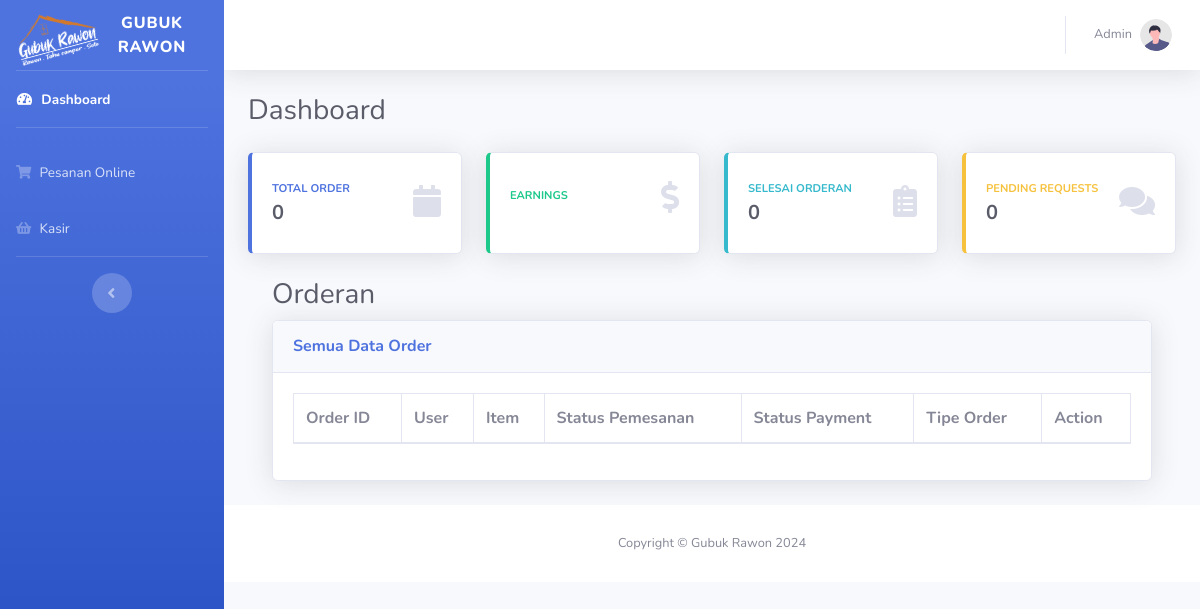
Page /admin/index.php (signed in) on the earlier database version.
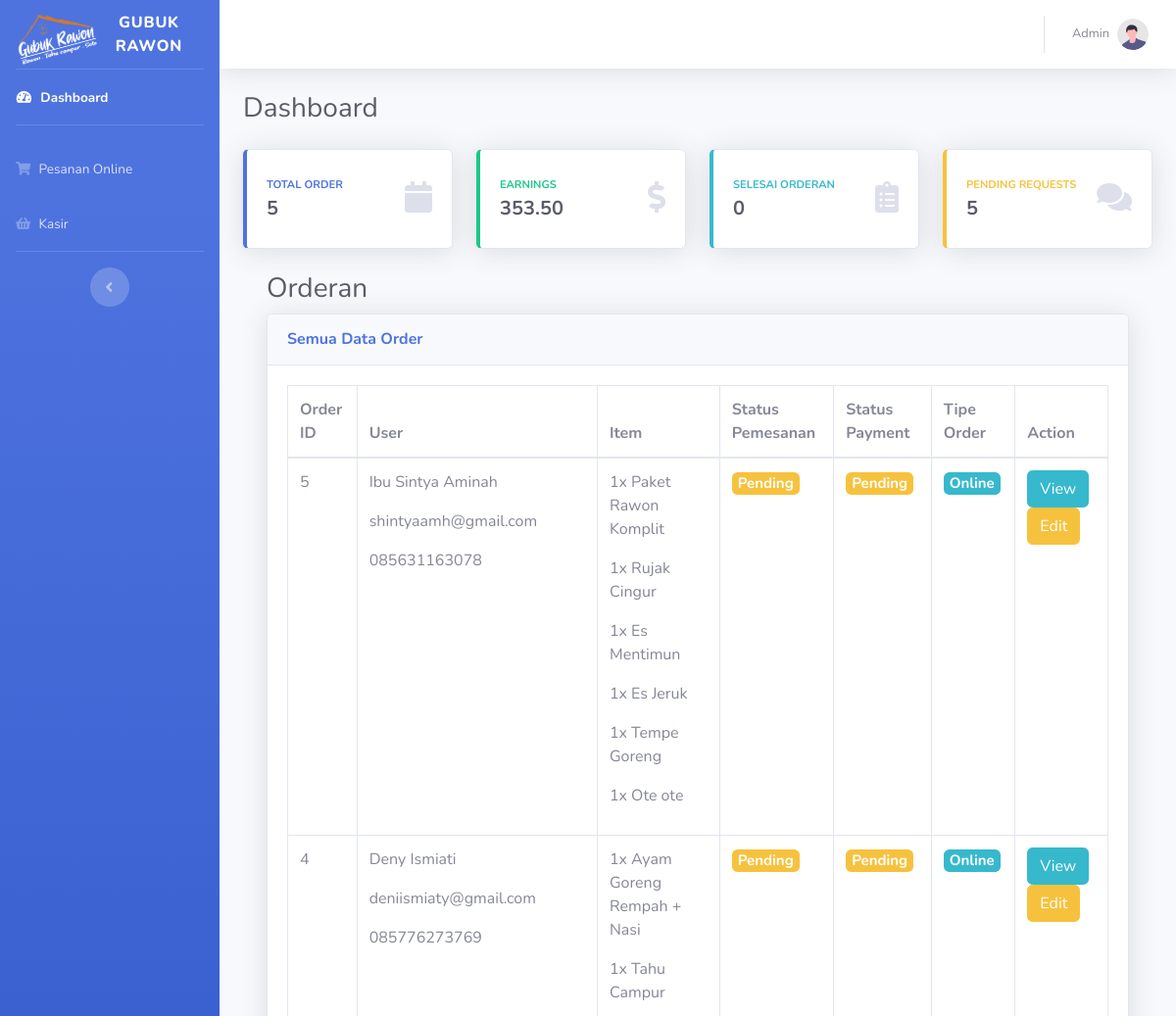
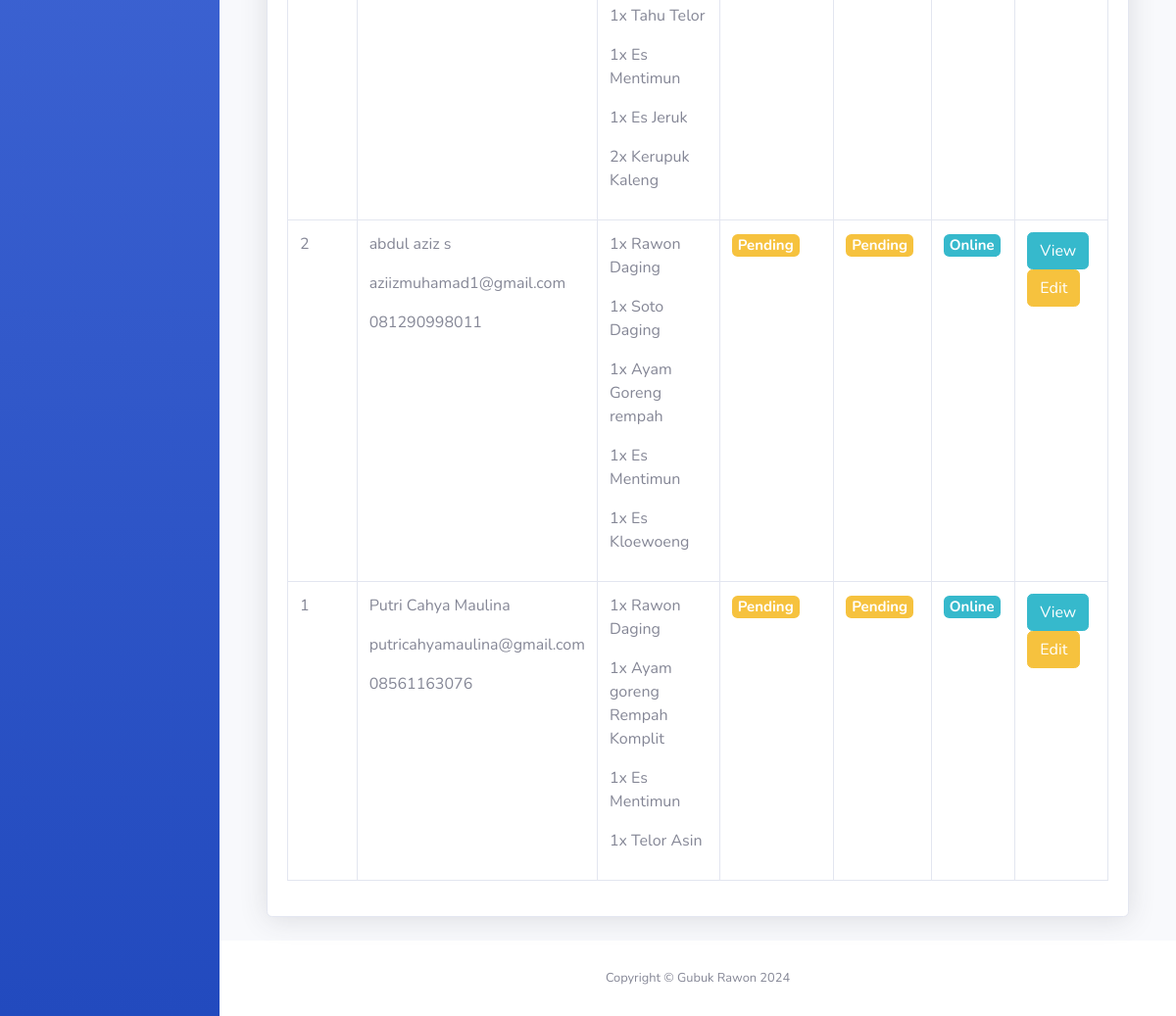
Same page on the later database version (2 pictures, top to bottom).
### tables this page shows
CREATE TABLE `Orders` (
  `orderID` int(11) NOT NULL,
  `customerID` int(11) NOT NULL,
  `orderDate` datetime DEFAULT current_timestamp(),
  `totalAmount` decimal(10,2) DEFAULT NULL,
  `status` enum('Pending','Proses','Selesai','Diantar','Cancelled') DEFAULT 'Pending',
  `paymentStatus` enum('Pending','Paid','Failed') DEFAULT 'Pending',
  `paymentMethod` enum('COD','Credit Card','Bank Transfer') DEFAULT 'COD',
  `orderType` enum('Online','Offline') DEFAULT NULL
);

CREATE TABLE `Customer` (
  `customerID` int(11) NOT NULL,
  `name` varchar(30) DEFAULT NULL,
  `email` varchar(30) DEFAULT NULL,
  `phoneNumber` varchar(13) DEFAULT NULL,
  `address` text DEFAULT NULL
);

### koneksi.php (called while the page is built, shortened)
<?php
class database
{
  var $db_host = "localhost";
  var $db_user = "root";
  var $db_password = "";
  var $db_name = "gubuk_rawon";
  var $koneksi = "";
  public function __construct()
  {
    $this->koneksi = mysqli_connect($this->db_host, $this->db_user, $this->db_password, $this->db_name);
  }
  public function get_all_order()
  {
    $query = "
            SELECT
            COUNT(orderID) AS TotalOrder,
            COUNT(DISTINCT customerID) AS TotalCustomer,
            COUNT(CASE WHEN status='Selesai' THEN orderID END) AS TotalSelesaiOrders,
            COUNT(CASE WHEN status='Pending' THEN orderID END) AS TotalPendingOrders,
            SUM(totalAmount) AS totalAmount
            FROM orders;
        ";
    $data = mysqli_query($this->koneksi, $query);
    return $data;
  }
  public function get_orders_by_customer()
  {
    $query = "
            SELECT
            Customer.customerID,
            Customer.name,
            Customer.email,
            Customer.phoneNumber,
            Customer.address,
            Orders.orderID,
            Orders.orderDate,
            Orders.status AS orderStatus,
            Orders.paymentStatus,
            Orders.paymentMethod,
            Orders.orderType,
            GROUP_CONCAT(Menu.menuName SEPARATOR ', ') AS menuNames,
            GROUP_CONCAT(OrderDetail.quantity SEPARATOR ', ') AS quantities,
            GROUP_CONCAT(Menu.price SEPARATOR ', ') AS prices
        FROM
            Customer
        JOIN Orders ON Customer.customerID = Orders.customerID
        JOIN OrderDetail ON Orders.orderID = OrderDetail.orderID
        JOIN Menu ON OrderDetail.menuID = Menu.menuID
        GROUP BY
            Orders.orderID
        ORDER BY
            Orders.orderDate DESC";
    $data = mysqli_query($this->koneksi, $query);
    return $data;
  }
}

### admin/index.php (shortened to what the changed rows need)
<?php
@include('layout/navbar.php');
@include('../koneksi.php');
$db = new database();
$query = $db->get_all_order();
$results = $query->fetch_all(MYSQLI_ASSOC);
?>
<div class="container-fluid">
  <div class="d-sm-flex align-items-center justify-content-between mb-4">
    <h1 class="h3 mb-0 text-gray-800">Dashboard</h1>
  </div>
  <?php
  foreach ($results as $row) {
  ?>
    <div class="row">
      <div class="col-xl-3 col-md-6 mb-4">
        <div class="card border-left-primary shadow h-100 py-2">
          <div class="card-body">
            <div class="row no-gutters align-items-center">
              <div class="col mr-2">
                <div class="text-xs font-weight-bold text-primary text-uppercase mb-1">
                  Total Order</div>
                <div class="h5 mb-0 font-weight-bold text-gray-800"><?= $row['TotalOrder'] ?></div>
              </div>
              <div class="col-auto">
                <i class="fas fa-calendar fa-2x text-gray-300"></i>
              </div>
            </div>
          </div>
        </div>
      </div>
      <div class="col-xl-3 col-md-6 mb-4">
        <div class="card border-left-success shadow h-100 py-2">
          <div class="card-body">
            <div class="row no-gutters align-items-center">
              <div class="col mr-2">
                <div class="text-xs font-weight-bold text-success text-uppercase mb-1">
                  Earnings</div>
                <div class="h5 mb-0 font-weight-bold text-gray-800"><?= $row['totalAmount'] ?></div>
              </div>
              <div class="col-auto">
                <i class="fas fa-dollar-sign fa-2x text-gray-300"></i>
              </div>
            </div>
          </div>
        </div>
      </div>
      <div class="col-xl-3 col-md-6 mb-4">
        <div class="card border-left-info shadow h-100 py-2">
          <div class="card-body">
            <div class="row no-gutters align-items-center">
              <div class="col mr-2">
                <div class="text-xs font-weight-bold text-info text-uppercase mb-1">Selesai Orderan
                </div>
                <div class="row no-gutters align-items-center">
                  <div class="col-auto">
                    <div class="h5 mb-0 mr-3 font-weight-bold text-gray-800"><?= $row['TotalSelesaiOrders'] ?></div>
                  </div>
                </div>
              </div>
              <div class="col-auto">
                <i class="fas fa-clipboard-list fa-2x text-gray-300"></i>
              </div>
            </div>
          </div>
        </div>
      </div>
    <?php
  }
    ?>
    <div class="col-xl-3 col-md-6 mb-4">
      <div class="card border-left-warning shadow h-100 py-2">
        <div class="card-body">
          <div class="row no-gutters align-items-center">
            <div class="col mr-2">
              <div class="text-xs font-weight-bold text-warning text-uppercase mb-1">
                Pending Requests</div>
              <div class="h5 mb-0 font-weight-bold text-gray-800"><?= $row['TotalPendingOrders'] ?></div>
            </div>
          </div>
        </div>
      </div>
    </div>
    </div>
    <?php
    @include('layout/pemesanan.php');
    ?>
</div>
<?php
@include('layout/footer.php')
?>

### admin/layout/pemesanan.php (shortened to what the changed rows need)
<?php
$db = new database();
$query = $db->get_orders_by_customer();
$result = $query->fetch_all(MYSQLI_ASSOC);
?>
<div class="container-fluid">
	<h1 class="h3 mb-2 text-gray-800">Orderan</h1>
	<div class="card shadow mb-4">
		<div class="card-body">
			<div class="table-responsive">
				<table class="table table-bordered" id="dataTable" width="100%" cellspacing="0">
					<thead>
						<tr>
							<th>Order ID</th>
							<th>User</th>
							<th>Item</th>
							<th>Status Pemesanan</th>
							<th>Status Payment</th>
							<th>Tipe Order</th>
							<th>Action</th>
						</tr>
					</thead>
					<tbody>
						<?php
						$counter = 1;
						foreach ($result as $value) :
						?>
							<tr>
								<td><?= $value['orderID'] ?></td>
								<td>
									<p><?= $value['name'] ?></p>
									<p><?= $value['email'] ?></p>
									<p><?= $value['phoneNumber'] ?></p>
								</td>
								<td>
									<?php
									$menuArray = explode(', ', $value['menuNames']);
									$quantityArray = explode(', ', $value['quantities']);
									for ($i = 0; $i < count($menuArray); $i++) {
										echo "<p> {$quantityArray[$i]}x {$menuArray[$i]}</p>";
									}
									?>
								</td>
								<td>
									<h5>
										<?php
										$orderStatus = $value['orderStatus'];
										switch ($orderStatus) {
											case 'Pending':
												echo '<span class="badge badge-warning">' . $orderStatus . '</span>';
												break;
										}
										?>
									</h5>
								</td>
								<td>
									<h5>
										<?php
										$paymentStatus = $value['paymentStatus'];
										if ($paymentStatus == 'Pending') {
											echo '<span class="badge badge-warning">' . $paymentStatus . '</span>';
										} elseif ($paymentStatus == 'Paid') {
											echo '<span class="badge badge-success">' . $paymentStatus . '</span>';
										} elseif ($paymentStatus == 'Failed') {
											echo '<span class="badge badge-danger">' . $paymentStatus . '</span>';
										} else {
											echo $paymentStatus;
										}
										?>
									</h5>
								</td>
								<td>
									<h5>
										<?php
										$orderTypes = $value['orderType'];
										if ($orderTypes == 'Online'){
											echo '<span class="badge badge-info">'.$orderTypes.'</span>';
										} elseif ($orderTypes == "Offline") {
											echo '<span class="badge badge-primary">'.$orderTypes.'</span>';
										} else {
											echo $orderTypes;
										}
										?>
									</h5>
								</td>
								<td>
									<a href="#viewDetail<?= $counter ?>" class="btn btn-info" data-toggle="modal" data-target="#viewDetail<?= $counter ?>">
										View
									</a>
									<a href="updatePemesanan.php?orderId=<?= $value['orderID'] ?>" class="btn btn-warning">
										Edit
									</a>
								</td>
							</tr>
						<?php
							$counter++;
						endforeach;
						?>
					</tbody>
				</table>
			</div>
		</div>
	</div>
</div>

Differences in the rows shown:
added orders: orderID "5", customerID.name "Ibu Sintya Aminah", customerID.email "shintyaamh@gmail.com", customerID.phoneNumber "085631163078", i "1", i "Paket Rawon Komplit", i "Rujak Cingur", i "Es Mentimun", i "Es Jeruk", i "Tempe Goreng", i "Ote ote", status "Pending", paymentStatus "Pending", orderType "Online"
added orders: orderID "4", customerID.name "Deny Ismiati", customerID.email "deniismiaty@gmail.com", customerID.phoneNumber "085776273769", i "1", i "Ayam Goreng Rempah + Nasi", i "Tahu Campur", i "Tahu Telor", i "Es Mentimun", i "Es Jeruk", i "2", i "Kerupuk Kaleng", status "Pending", paymentStatus "Pending", orderType "Online"
added orders: orderID "2", customerID.name "abdul aziz s", customerID.email "aziizmuhamad1@gmail.com", customerID.phoneNumber "081290998011", i "1", i "Rawon Daging", i "Soto Daging", i "Ayam Goreng rempah", i "Es Mentimun", i "Es Kloewoeng", status "Pending", paymentStatus "Pending", orderType "Online"
added orders: orderID "1", customerID.name "Putri Cahya Maulina", customerID.email "putricahyamaulina@gmail.com", customerID.phoneNumber "08561163076", i "Rawon Daging", i "Ayam goreng Rempah Komplit", i "Es Mentimun", i "Telor Asin", status "Pending", paymentStatus "Pending", orderType "Online"
Other differences:
$row['TotalPendingOrders']: "0" → "5"
new list line: "TOTAL ORDER 5 EARNINGS 353.50 SELESAI ORDERAN 0"
list line gone: "TOTAL ORDER 0 EARNINGS SELESAI ORDERAN 0"
